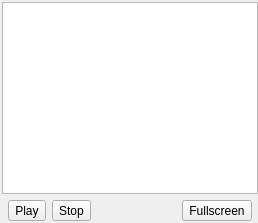
          <widget class="QWidget" name="streams_page">
           <layout class="QGridLayout" name="streams_page_layout">
            <property name="leftMargin">
             <number>2</number>
            </property>
            <property name="topMargin">
             <number>0</number>
            </property>
            <property name="rightMargin">
             <number>0</number>
            </property>
            <property name="bottomMargin">
             <number>2</number>
            </property>
            <property name="horizontalSpacing">
             <number>2</number>
            </property>
            <item row="0" column="0">
             <layout class="QVBoxLayout" name="streams_layout">
              <property name="spacing">
               <number>6</number>
              </property>
              <property name="topMargin">
               <number>2</number>
              </property>
              <item>
               <widget class="QGraphicsView" name="media_widget">
                <property name="autoFillBackground">
                 <bool>true</bool>
                </property>
                <property name="backgroundBrush">
                 <brush brushstyle="SolidPattern">
                  <color alpha="255">
                   <red>0</red>
                   <green>0</green>
                   <blue>0</blue>
                  </color>
                 </brush>
                </property>
                <property name="foregroundBrush">
                 <brush brushstyle="SolidPattern">
                  <color alpha="255">
                   <red>255</red>
                   <green>255</green>
                   <blue>255</blue>
                  </color>
                 </brush>
                </property>
                <property name="interactive">
                 <bool>true</bool>
                </property>
                <property name="alignment">
                 <set>Qt::AlignLeading|Qt::AlignLeft|Qt::AlignVCenter</set>
                </property>
                <property name="cacheMode">
                 <set>QGraphicsView::CacheNone</set>
                </property>
               </widget>
              </item>
              <item>
               <layout class="QHBoxLayout" name="media_control_layout">
                <property name="leftMargin">
                 <number>6</number>
                </property>
                <property name="topMargin">
                 <number>0</number>
                </property>
                <property name="rightMargin">
                 <number>6</number>
                </property>
                <item>
                 <widget class="QToolButton" name="media_play_tool_button">
                  <property name="sizePolicy">
                   <sizepolicy hsizetype="Fixed" vsizetype="Fixed">
                    <horstretch>0</horstretch>
                    <verstretch>0</verstretch>
                   </sizepolicy>
                  </property>
                  <property name="minimumSize">
                   <size>
                    <width>32</width>
                    <height>0</height>
                   </size>
                  </property>
                  <property name="text">
                   <string>Play</string>
                  </property>
                  <property name="icon">
                   <iconset theme="media-playback-start">
                    <normaloff>../.designer/backup</normaloff>../.designer/backup</iconset>
                  </property>
                 </widget>
                </item>
                <item>
                 <widget class="QToolButton" name="media_stop_tool_button">
                  <property name="minimumSize">
                   <size>
                    <width>32</width>
                    <height>0</height>
                   </size>
                  </property>
                  <property name="text">
                   <string>Stop</string>
                  </property>
                  <property name="icon">
                   <iconset theme="media-playback-stop">
                    <normaloff>../.designer/backup</normaloff>../.designer/backup</iconset>
                  </property>
                 </widget>
                </item>
                <item>
                 <widget class="QLabel" name="media_info_label">
                  <property name="text">
                   <string/>
                  </property>
                 </widget>
                </item>
                <item>
                 <widget class="QToolButton" name="media_full_tool_button">
                  <property name="minimumSize">
                   <size>
                    <width>32</width>
                    <height>0</height>
                   </size>
                  </property>
                  <property name="text">
                   <string>Fullscreen</string>
                  </property>
                  <property name="icon">
                   <iconset theme="view-fullscreen">
                    <normaloff>../.designer/backup</normaloff>../.designer/backup</iconset>
                  </property>
                 </widget>
                </item>
               </layout>
              </item>
             </layout>
            </item>
           </layout>
          </widget>
